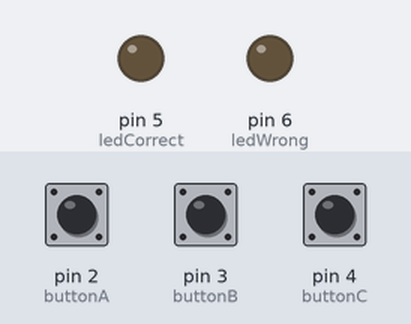
Bench run of a sketch on a simulated Arduino Uno, built with avr-gcc and run on an emulated ATmega328P. Parts: output pins drawn as LEDs (lit = HIGH). Dashed ring = blinking. The inputs (shaded band) are chosen by the test bench; at power-on: pin 2 (buttonA) HIGH, pin 3 (buttonB) HIGH, pin 4 (buttonC) HIGH. What the sketch prints to the serial monitor is not drawn. At 4.9 s the program stops and its outputs stay as they are.

Above: at 1.4 s.
1.5 s: pin 2 (buttonA) pulled LOW for 1 s
At 2.7 s:
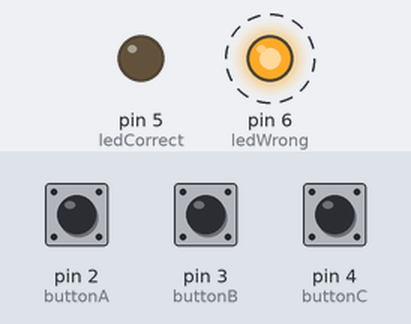
4.3 s: pin 3 (buttonB) pulled LOW for 0.35 s
At 4.7 s:
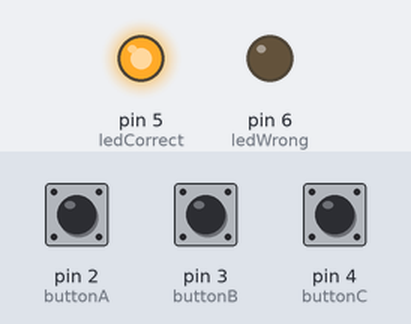
Timing chart, 0 to 6.4 s (numbered marks = the images above; inputs shaded):
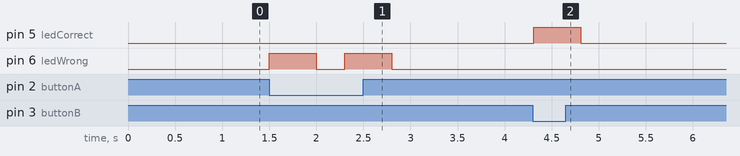

Measured:
- after the input at 1.5 s, pin 6 (ledWrong): alternates HIGH for 0.50 s and LOW for 0.30 s, 4 changes in all, then stays LOW, starting at once
- after the input at 4.3 s, pin 5 (ledCorrect): LOW → HIGH at once, → LOW 0.50 s later

The sketch:

quiz.ino
```cpp
const int buttonA = 2;
const int buttonB = 3;
const int buttonC = 4;
const int ledCorrect = 5;
const int ledWrong = 6;

int score = 0;
int currentQuestion = 0;

String questions[] = {
  "Q1: Capital of India?\nA) Mumbai\nB) Delhi\nC) Kolkata",
  "Q2: Largest planet?\nA) Earth\nB) Jupiter\nC) Venus",
  "Q3: Who wrote Ramayana?\nA) Tulsidas\nB) Valmiki\nC) Ved Vyas"
};

char correctAnswers[] = {'B', 'B', 'B'};

void setup() {
  Serial.begin(9600);
  pinMode(buttonA, INPUT_PULLUP);
  pinMode(buttonB, INPUT_PULLUP);
  pinMode(buttonC, INPUT_PULLUP);
  pinMode(ledCorrect, OUTPUT);
  pinMode(ledWrong, OUTPUT);
  askQuestion();
}

void loop() {
  if (digitalRead(buttonA) == LOW) checkAnswer('A');
  if (digitalRead(buttonB) == LOW) checkAnswer('B');
  if (digitalRead(buttonC) == LOW) checkAnswer('C');
  delay(300);
}

void askQuestion() {
  Serial.println(questions[currentQuestion]);
}

void checkAnswer(char answer) {
  if (answer == correctAnswers[currentQuestion]) {
    digitalWrite(ledCorrect, HIGH);
    delay(500);
    digitalWrite(ledCorrect, LOW);
    score++;
    Serial.println("Correct! 🎉");
  } else {
    digitalWrite(ledWrong, HIGH);
    delay(500);
    digitalWrite(ledWrong, LOW);
    Serial.println("Wrong! ❌");
  }

  currentQuestion++;
  if (currentQuestion < 3) {
    askQuestion();
  } else {
    Serial.print("Game Over! Your score: ");
    Serial.println(score);
    while (1); // End of quiz
  }
}
```
